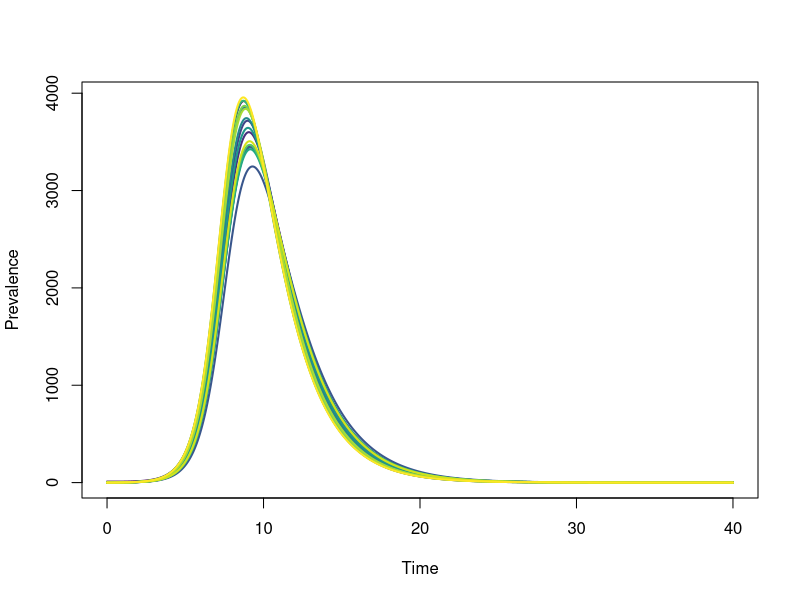
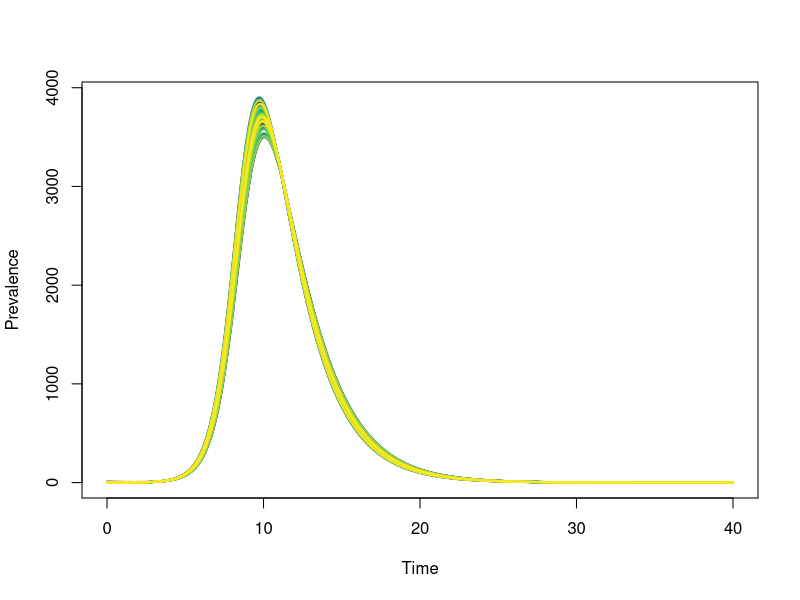
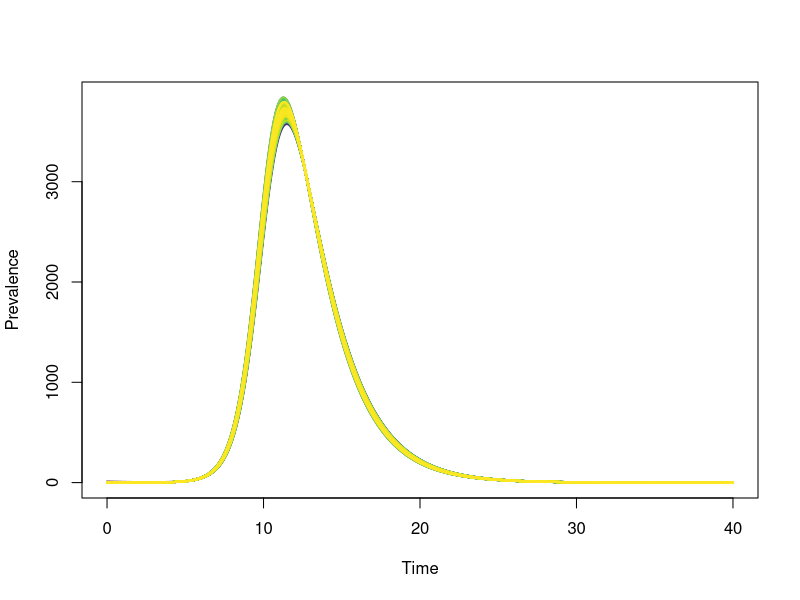
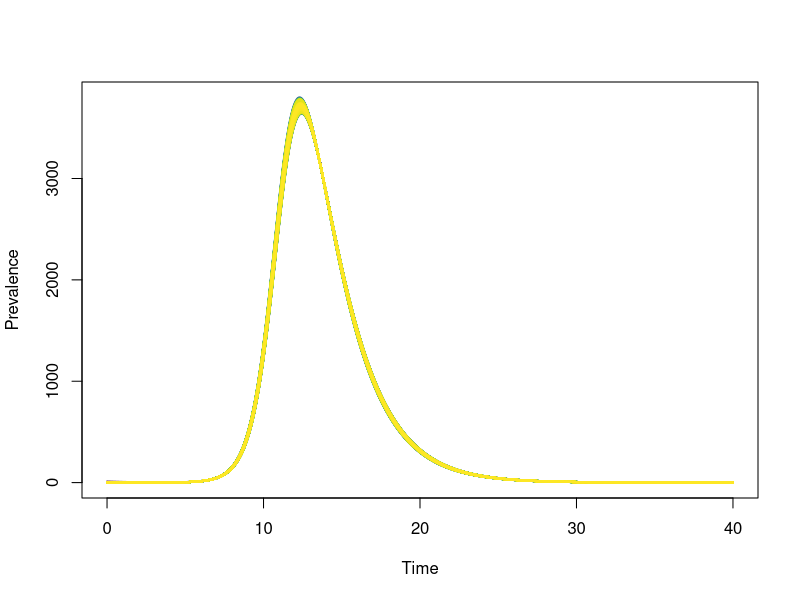
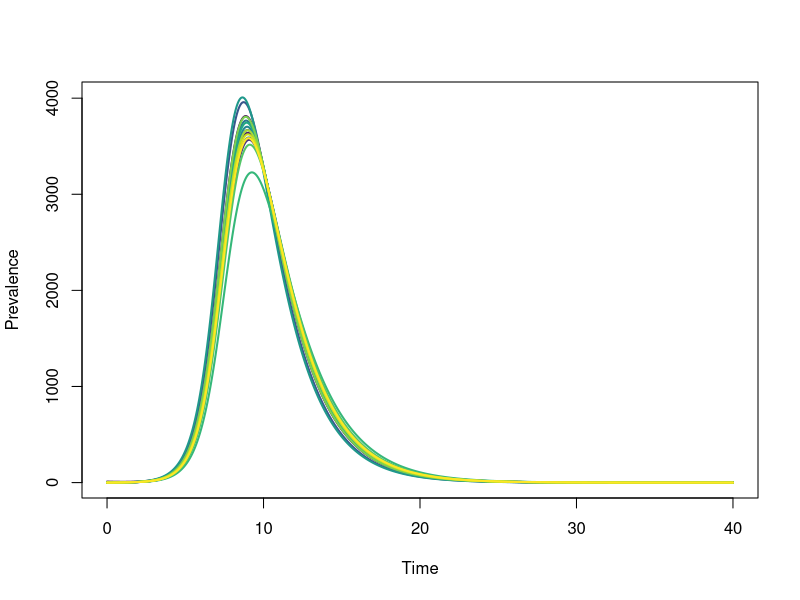
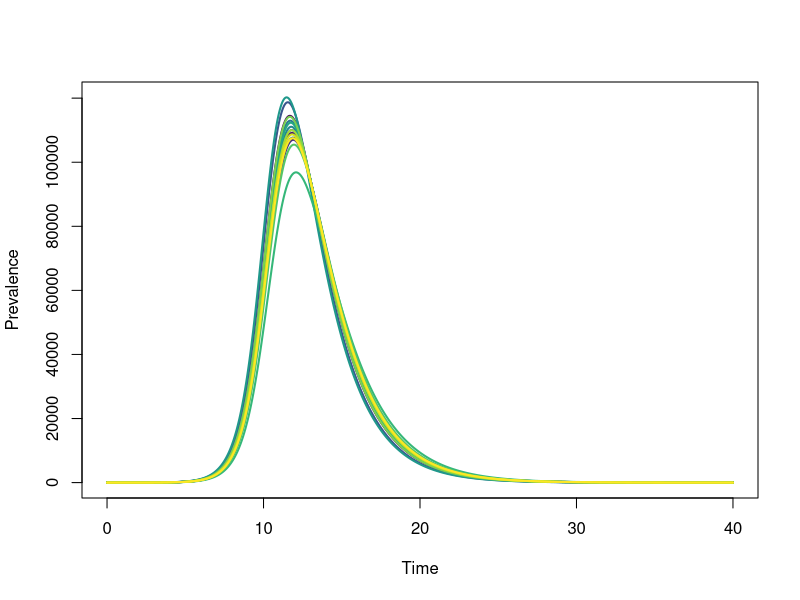
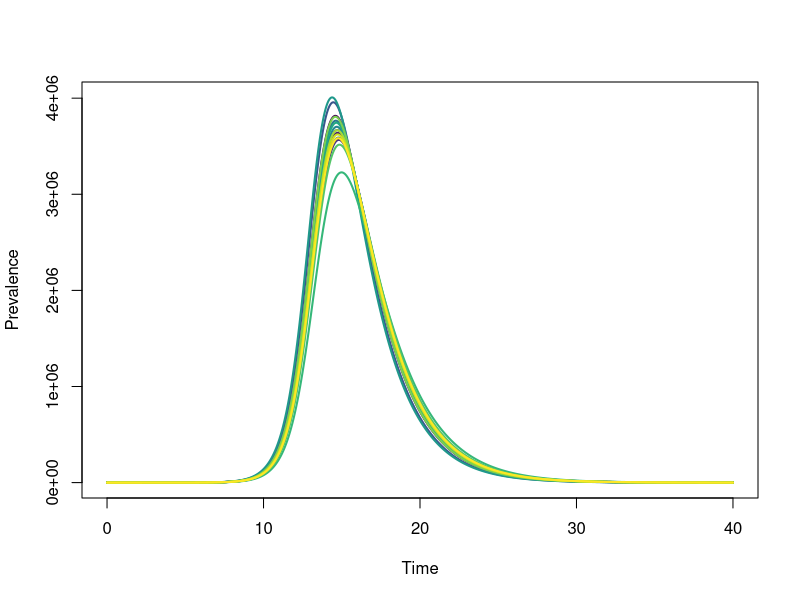
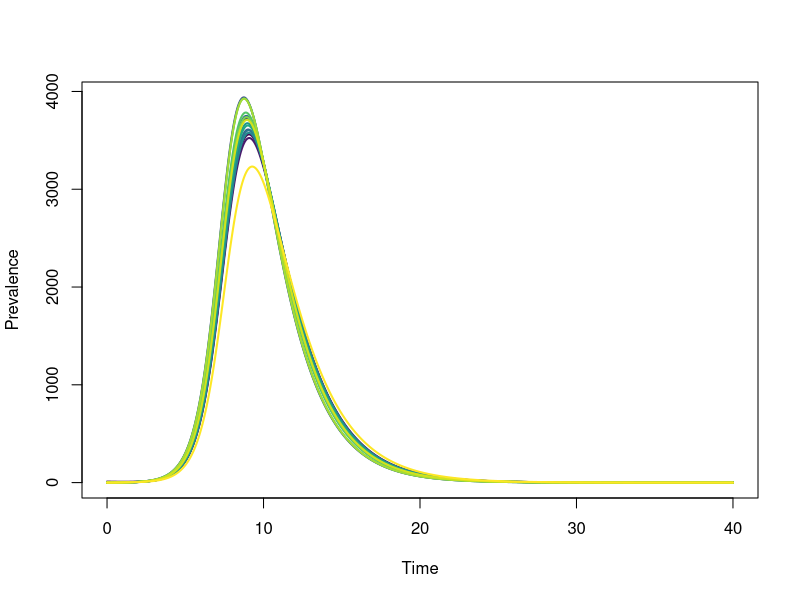

These charts were generated, in order, by the following R code: (Note: this script raises an error after producing the figures.)
## ---- chunk 1
knitr::opts_chunk$set(echo = TRUE)
## ---- chunk 2
library(pracma)
library(deSolve)
library(viridis)

sir.model <- function( t, x, params )  {
	patches <- params[[1]]   # This is the number of sub-populations
	mu <- params[[2]]        # Birth/death rate
	gamma <- params[[3]]     # Recovery rate
	beta <- params[[4]]      # Common transmission rate
	rho <- params[[5]]       # Contact matrix
	NN  <- params[[6]]       # Sub-population sizes

	# Extract the susceptibles and infectives
	pop.sus <- x[1:patches]
	pop.inf <- x[(patches+1):(2*patches)]
	lambda <- beta * rho %*% pop.inf  # Matrix multiplication

	# Find rhs of (1) using vector calculus
	ds <- mu*(NN-pop.sus)-lambda*pop.sus/NN
	di <- +lambda*pop.sus/NN - (mu+gamma)*pop.inf
	res <- c(ds,di)
	list(res)
}

patches <- 16
NN <- rep(10000, patches)
N0 <- sum(NN)

mu <- 1.0/(70*365)
gamma <- 1./2.2
beta  <- 1.66

randomContactMatrix <- function( patches )  {
	rho <- matrix(2*runif(patches*patches), nrow=patches, ncol=patches) / patches
	# Diagonal elements represent individuals not moving 
	# and are set by applying the constraint on rho
	for (ii in 1:nrow(rho))  {
		rho[ii,ii] <- 0
	}
	# Make sure that sum_j rho_ij = 1
	for (jj in 1:ncol(rho))  {
		if (sum(rho[,jj]) > 1)  {
			rho[,jj] <- rho[,jj] / sum(rho[,jj])
		}
		rho[jj,jj] <- 1-sum(rho[,jj])
	}
	return(rho)
}
rho <- randomContactMatrix(patches)

times <- seq( from = 0, to = 40, by = 0.05)
start.I0 <- rep(0, patches)
start.I0[1] <- 10
start.S0 <- NN-start.I0
xstart <- c( start.S0, start.I0 )
params <- list(patches, mu, gamma, beta, rho, NN)

res <- deSolve::ode( xstart, times, sir.model, params, method=deSolve::rk4 )

output <- data.frame( res )

showOutput <- function(out, nregions, sizes)  {
	x.min <- min(out$time)
	x.max <- max(out$time)
	y.min <- 0
	y.max <- max(out[,(2+nregions):ncol(out)])
	plot( c(x.min, x.max), c(y.min, y.max), type="n", col=3, lwd=2,
		  ylim=c(0,y.max), xlab="Time", ylab="Prevalence" )
	for (ii in 1:nregions)  {
		lines( out$time, out[,(1+nregions+ii)], lwd=2, col=viridis(nregions)[ii] )
	}
}
## ---- chunk 3
patches <- c(16,50,300,1000)
NN <- list()
output <- list()
for (jj in 1:4)  {
	NN[[jj]] <- rep(10000, patches[jj])
	rho <- randomContactMatrix(patches[jj])
	start.I0 <- rep(0, patches[jj])
	start.I0[1] <- 10
	start.S0 <- NN[[jj]]-start.I0
	xstart <- c( start.S0, start.I0 )
	params <- list(patches[jj], mu, gamma, beta, rho, NN[[jj]])
	
	res <- deSolve::ode( xstart, times, sir.model, params, method=deSolve::rk4 )
	
	output[[jj]] <- data.frame( res )
}
## ---- chunk 4
for (jj in 1:4)  {
	showOutput(output[[jj]], patches[jj], NN[[jj]])
}
## ---- chunk 5
sizes <- c(10000, 300000, 10000000)
NN <- list()
output <- list()
side <- 4
patches <- 16
rho <- randomContactMatrix(patches)
for (jj in 1:3)  {
	NN[[jj]] <- rep(sizes[jj], patches)
	
	start.I0 <- rep(0, patches)
	start.I0[1] <- 10
	start.S0 <- NN[[jj]]-start.I0
	xstart <- c( start.S0, start.I0 )
	params <- list(patches, mu, gamma, beta, rho, NN[[jj]])
	
	res <- deSolve::ode( xstart, times, sir.model, params, method=deSolve::rk4 )
	output[[jj]] <- data.frame( res )
}

for (jj in 1:3)  {
	showOutput(output[[jj]], patches, NN[[jj]])
}
## ---- chunk 6
sizes <- c(10000, 300000, 10000000)
NN <- list()
output <- list()
side <- 4
patches <- 16
rho <- randomContactMatrix(patches)
for (jj in 1:3)  {
	NN[[jj]] <- rep(sizes[jj], patches)
	
	start.I0 <- rep(0, patches)
	start.I0[1] <- 10*(sizes[jj]/10000)
	start.S0 <- NN[[jj]]-start.I0
	xstart <- c( start.S0, start.I0 )
	params <- list(patches, mu, gamma, beta, rho, NN[[jj]])
	
	res <- deSolve::ode( xstart, times, sir.model, params, method=deSolve::rk4 )
	output[[jj]] <- data.frame( res )
}

for (jj in 1:3)  {
	showOutput(output[[jj]], patches, NN[[jj]])
}
## ---- chunk 7
patches <- 16
NN <- rep(10000, patches)

coordinates <- matrix(0, nrow=patches, ncol=2)
entry <- 1
for (lon in 1:side)  {
	for (lat in 1:side)  {
		coordinates[entry,] <- c(2.0*lat/side, 2.0*lon/side)
		entry <- entry+1
	}
}

isNeighbour <- function( coors, src, dst )  {
	displ <- list(c(0.5,0.0), c(-0.5,0.0), c(0.0,0.5), c(0.0,-0.5))
	for (el in displ)  {
		if (sum(abs(coors[dst,] - (coors[src,] + el)) < 0.01) == 2)  {
			return(TRUE)
		}
	}
	return(FALSE)
}

rho <- zeros(patches) # Generates a patches x patches matrix of zeros
for (dst in 1:patches)  {
	for (src in 1:patches)  {
		if (isNeighbour(coordinates, src, dst))  {
			rho[dst,src] <- 0.01
		}
	}
}
for (jj in 1:patches)  {
	rho[jj,jj] = 1-sum(rho[,jj])
}

start.I0 <- rep(0, patches)
start.I0[1] <- 10
start.S0 <- NN-start.I0
xstart <- c( start.S0, start.I0 )
params <- list(patches, mu, gamma, beta, rho, NN)
res <- deSolve::ode( xstart, times, sir.model, params, method=deSolve::rk4 )
output1 <- data.frame( res )
## ---- chunk 8
isNeighbour2nd <- function( coors, src, dst )  {
	displ <- list(c(0.5,0.5), c(-0.5,0.5), c(0.5,-0.5), c(-0.5,-0.5))
	for (el in displ)  {
		if (sum(abs(coors[dst,] - (coors[src,] + el)) < 0.01) == 2)  {
			return(TRUE)
		}
	}
	return(FALSE)
}

rho <- zeros(patches) # Generates a patches x patches matrix of zeros
for (dst in 1:patches)  {
	for (src in 1:patches)  {
		if (isNeighbour(coordinates, src, dst))  {
			rho[dst,src] <- 0.01
		} else if (isNeighbour2nd(coordinates, src, dst))  {
			rho[dst,src] <- 0.005
		}
	}
}
for (jj in 1:patches)  {
	rho[jj,jj] = 1-sum(rho[,jj])
}
params <- list(patches, mu, gamma, beta, rho, NN)
res <- deSolve::ode( xstart, times, sir.model, params, method=deSolve::rk4 )
output2 <- data.frame( res )

showOutput(output1, patches, NN)
showOutput(output2, patches, NN)
## ---- chunk 9
library(pracma)
library(sf)
#library(lwgeom)  # Required by some shapefiles
library(viridis)

counties.wsg84 <- read_sf(dsn="Data/Local/map.shp")
counties.pop <- read.table(file="Data/Local/population.dat", header=TRUE)
coordinates <- as.matrix( read.table(file="Data/Local/coordinates.dat", 
									 header=TRUE) )
counties.mapper <- read.table(file="Data/Local/mapper.dat", header=TRUE)
patches <- nrow(counties.pop)
comm <- read.table(file="Data/Local/comm.dat", header=TRUE)
## ---- chunk 10
build.contact.matrix <- function( map, comm, colname, spenthours_per_week = 40.0)  {
	npatches <- nrow(map)
	mm <- zeros(npatches) # Generates a patches x patches matrix of zeros
	for (dst in 1:npatches)  {
		for (src in 1:npatches)  {
			if (dst == src)  {
				# Entries rho_{jj} will be handled separately
				next
			} else {
				hasentry <- nrow(comm[ comm$dst == dst & comm$src == src, ])
				if (hasentry > 1)  {
					print("Too many entries for src-dst data")
					quit()
				} else if (hasentry)  {
					entry <- comm[ comm$dst == dst & comm$src == src, ]
					mm[dst,src] <- entry[,colname]
					mm[dst,src] <- mm[dst,src] / map[ map$id == src, ]$pop
					mm[dst,src] <- mm[dst,src]*spenthours_per_week/(7*24.0)
				}
			}
		}
	}
	for (src in 1:npatches)  {
		tot <- sum(mm[,src])
		mm[src,src] <- 1 - tot
	}
	
	## Here a sanity check:
	if (min(mm) < 0)  {
		stop( "Sanity check on rho did not work!")
	}
	return (mm)
}
## ---- chunk 11
NN <- counties.wsg84$pop
beta <- 1.66
times <- seq( from = 0, to = 40, by = 0.05)

rho <- build.contact.matrix( counties.wsg84, comm, "Total", 34.0 )
patches <- nrow(rho)

# Find counties 'Modoc' and 'Los Angeles'
modoc <- which(counties.wsg84$NAME == "Modoc")
start.I0 <- rep(0, patches)
start.I0[modoc] <- 10
start.S0 <- NN-start.I0
xstart <- c( start.S0, start.I0 )
params <- list(patches, mu, gamma, beta, rho, NN)

res <- deSolve::ode( xstart, times, sir.model, params, method=deSolve::rk4 )

output <- data.frame( res )
showOutput(output, patches, NN)
## ---- chunk 12
losangeles <- which(counties.wsg84$NAME == "Los Angeles")
start.I0 <- rep(0, patches)
start.I0[losangeles] <- 10
start.S0 <- NN-start.I0
xstart <- c( start.S0, start.I0 )
params <- list(patches, mu, gamma, beta, rho, NN)

res <- deSolve::ode( xstart, times, sir.model, params, method=deSolve::rk4 )

output <- data.frame( res )
showOutput(output, patches, NN)
